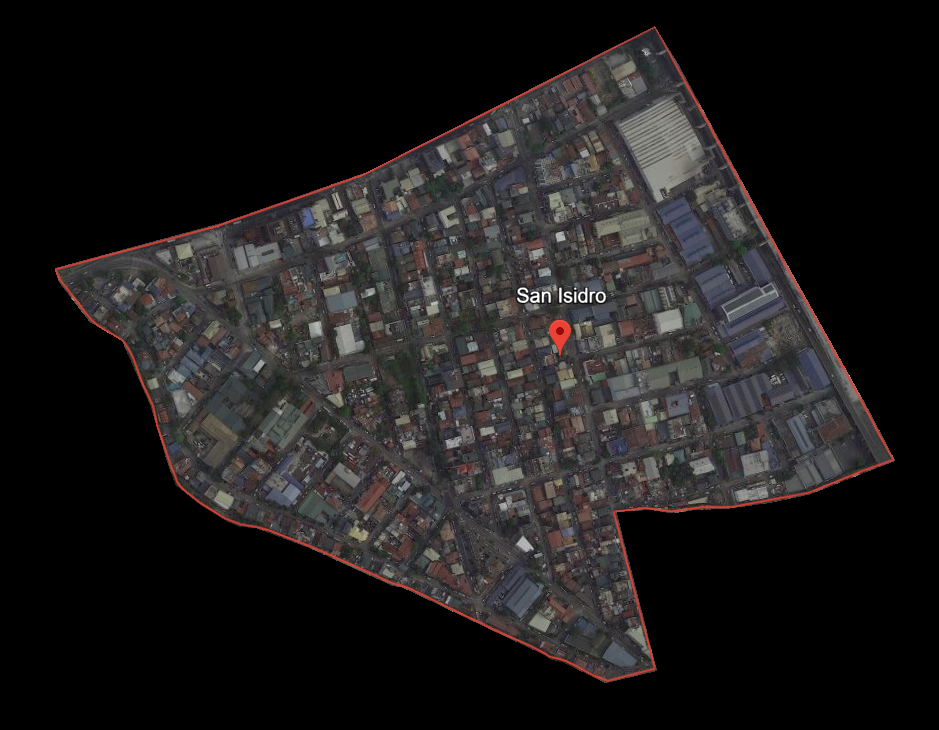
#> input picture data/San Isidro.png, 939 x 730 px
$ jupyter execute imageanalysis.ipynb
#> lines starting #> are read from the running program, lines starting #| are printed output that depends on the picture; after the words box and inside, x2 and y2 are one past the last pixel; in counts of white or black regions, pixels touching at a corner belong together
[cell 1]
import cv2
import numpy as np

[cell 2]
# Load the satellite image
image_path = 'San Isidro.png'
satellite_image = cv2.imread(image_path, cv2.IMREAD_UNCHANGED)
#> satellite_image is the input picture: shape (730, 939, 4); mean B, G, R, A 29.1, 29, 31, 106.9
hsv_image = cv2.cvtColor(satellite_image, cv2.COLOR_BGR2HSV)
#> hsv_image: shape (730, 939, 3); mean H, S, V 32.1, 12.6, 32.1

[cell 3]
lower_green = np.array([35, 50, 50])
upper_green = np.array([90, 255, 255])
green_mask = cv2.inRange(hsv_image, lower_green, upper_green)
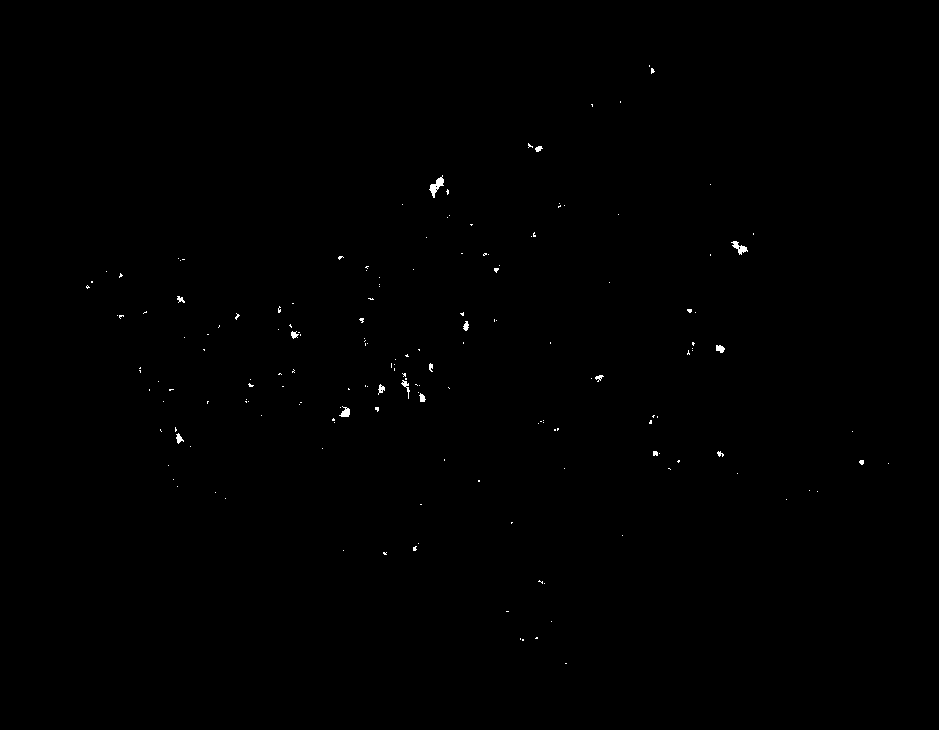
#> green_mask: shape (730, 939); 0.2% white; 171 white regions (154 under 20 px), largest, box (x1, y1, x2, y2) and area: (429, 175, 444, 198) 139, (731, 241, 748, 255) 101, (339, 406, 350, 417) 71

[cell 4]
# Check if the image has an alpha channel
if satellite_image.shape[2] == 4:
    # Extract the alpha channel
    alpha_channel = satellite_image[:, :, 3]
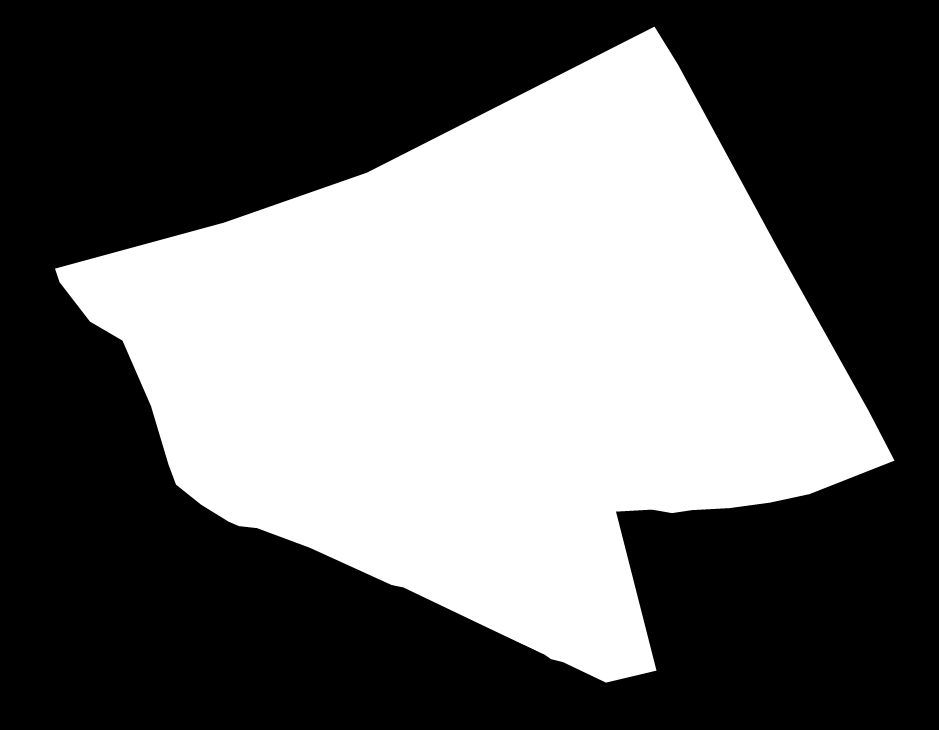
#> alpha_channel: shape (730, 939); min 0, max 255, mean 106.9

    # Count transparent pixels (where alpha value is 0)
    transparent_pixels = np.sum(alpha_channel == 0)
#> transparent_pixels = 396712

    print(f"Number of transparent pixels: {transparent_pixels}")
#| Number of transparent pixels: 396712
else:
    print("The input image does not have an alpha channel.")

[cell 5]
# Calculate the total number of pixels in the image
total_pixels = green_mask.size
#> total_pixels = 685470

# Count the number of green pixels
green_pixels = cv2.countNonZero(green_mask)
#> green_pixels = 1380

# Calculate the percentage of greenery
greenery_percentage = (green_pixels / (total_pixels-transparent_pixels)) * 100
#> greenery_percentage = 0.478

print(f"Percentage of greenery: {greenery_percentage:.2f}%")
#| Percentage of greenery: 0.48%

[cell 6]
# Overlay the greenery mask back onto the original image
result = cv2.bitwise_and(satellite_image, satellite_image, mask=green_mask)

# Display the result
cv2.imshow('Greenery Detection', result)
cv2.waitKey(0)
cv2.destroyAllWindows()

cv2.imwrite(image_path+"_mask.png", result)
#> Out = True

$ run again, with data/Bel Air.png copied over data/San Isidro.png
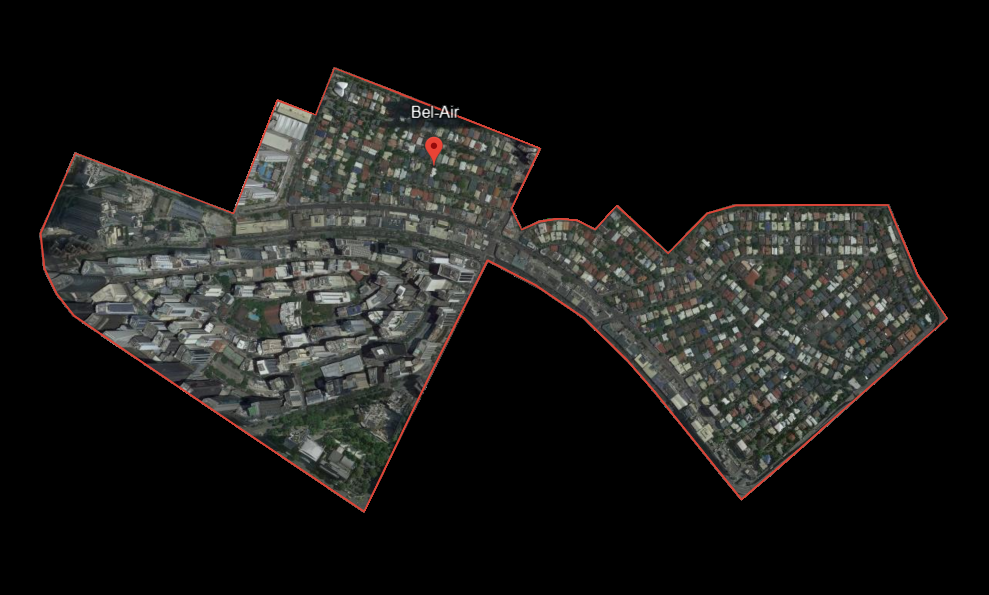
#> input picture data/Bel Air.png, 989 x 595 px
#> satellite_image is the input picture: shape (595, 989, 4); mean B, G, R, A 25.2, 27, 27.1, 83.4
#> hsv_image: shape (595, 989, 3); mean H, S, V 18.9, 11.8, 28.8
#> green_mask: shape (595, 989); 2% white; 1072 white regions (936 under 20 px), largest, box (x1, y1, x2, y2) and area: (280, 405, 393, 466) 1984, (243, 300, 277, 337) 391, (302, 305, 330, 323) 269
#> `alpha_channel = satellite_image[:, :, 3]`:
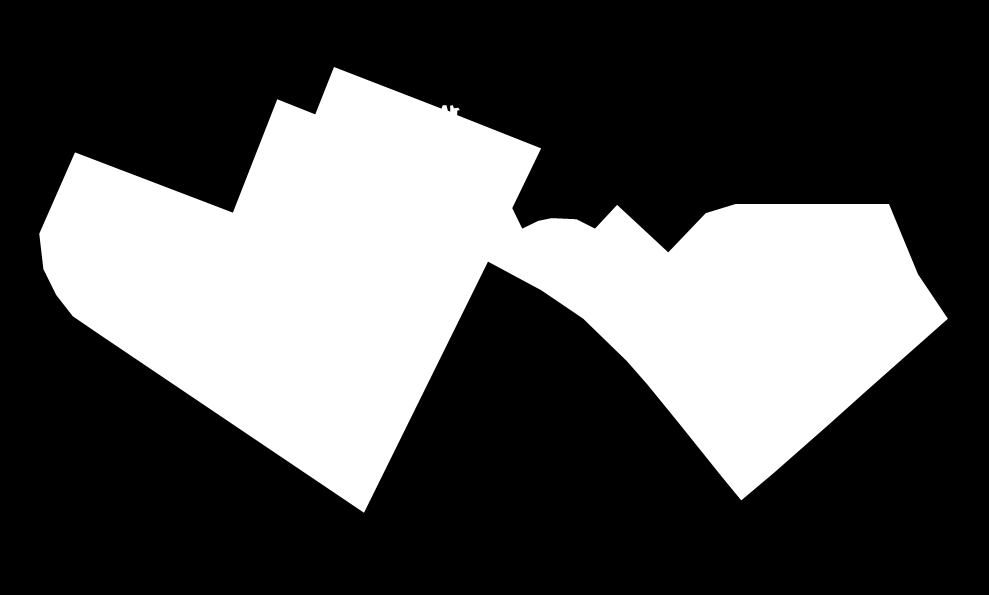
#> alpha_channel: shape (595, 989); min 0, max 255, mean 83.4
#> transparent_pixels = 394489
#| Number of transparent pixels: 394489
#> green_pixels = 11801
#> greenery_percentage = 6.08
#| Percentage of greenery: 6.08%
#> `result = cv2.bitwise_and(satellite_image, satellite_image, mask=green_..`:
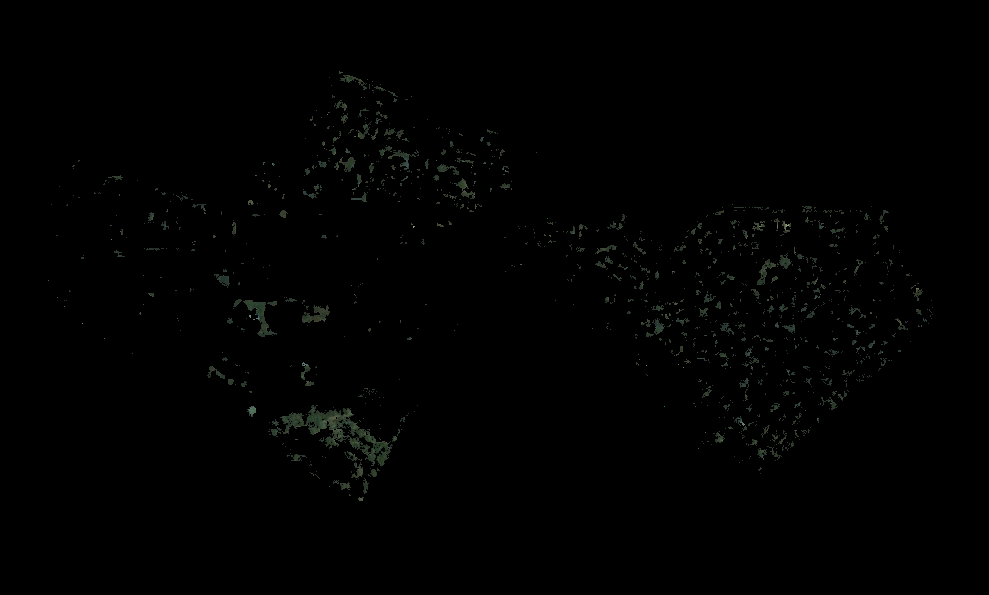
#> result: shape (595, 989, 4); mean B, G, R, A 1, 1.2, 1, 5.1
#> Out = True

$ run again, with data/Forbes Park.png copied over data/San Isidro.png
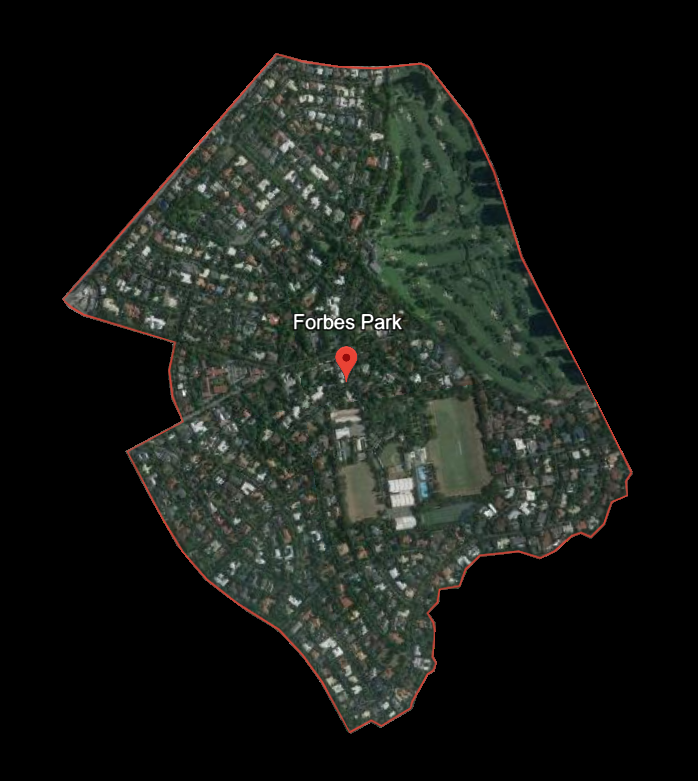
#> input picture data/Forbes Park.png, 698 x 781 px
#> satellite_image is the input picture: shape (781, 698, 4); mean B, G, R, A 24.7, 29.1, 25.5, 101.9
#> hsv_image: shape (781, 698, 3); mean H, S, V 24, 24.2, 30.3
#> `green_mask = cv2.inRange(hsv_image, lower_green, upper_green)`:
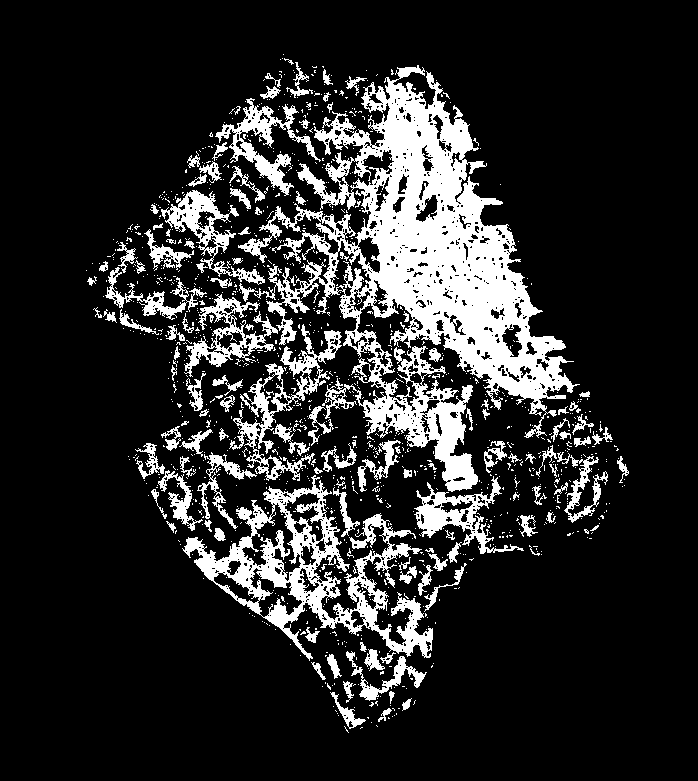
#> green_mask: shape (781, 698); 16.5% white; 1118 white regions (991 under 20 px), largest, box (x1, y1, x2, y2) and area: (238, 65, 580, 492) 45538, (182, 475, 433, 661) 12223, (229, 324, 342, 481) 3504
#> transparent_pixels = 326071
#| Number of transparent pixels: 326071
#> green_pixels = 89887
#> greenery_percentage = 41.03
#| Percentage of greenery: 41.03%
#> `result = cv2.bitwise_and(satellite_image, satellite_image, mask=green_..`:
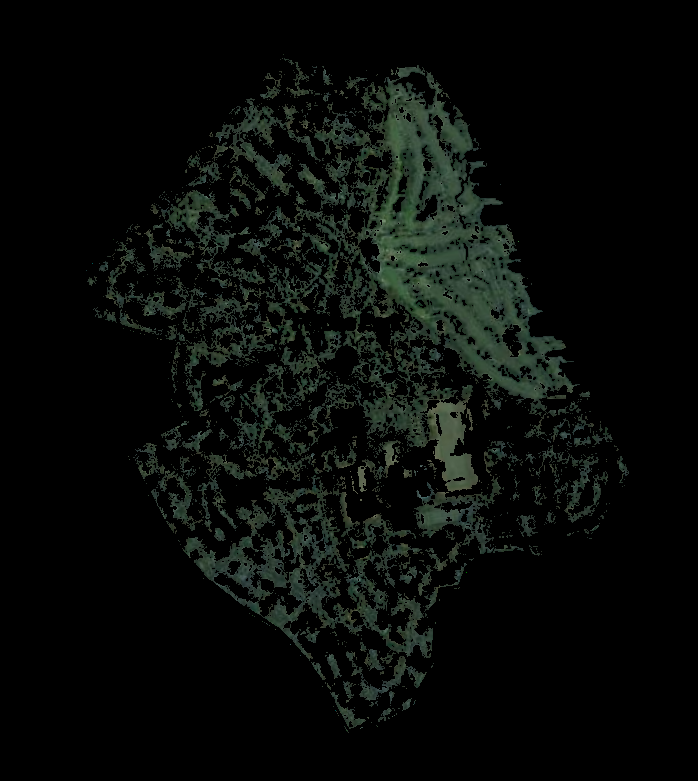
#> result: shape (781, 698, 4); mean B, G, R, A 8.7, 11, 8.2, 42
#> Out = True

$ run again, with data/Urdaneta.png copied over data/San Isidro.png
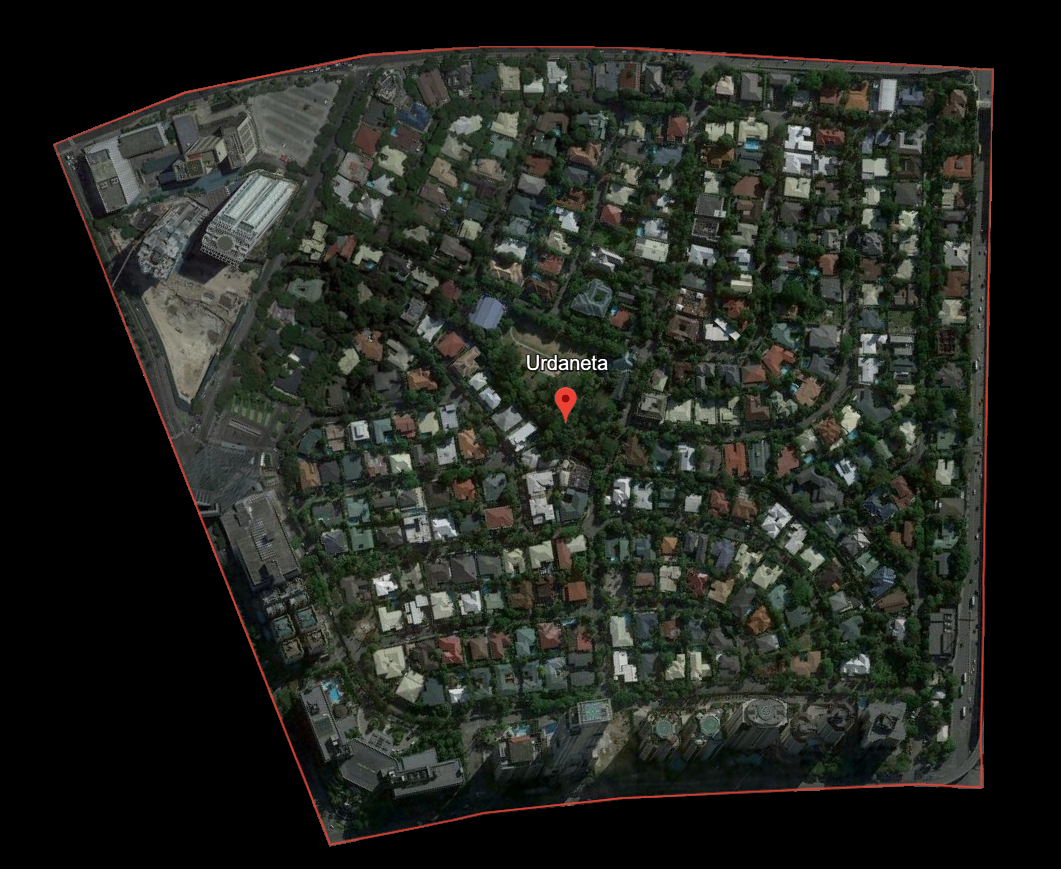
#> input picture data/Urdaneta.png, 1061 x 869 px
#> satellite_image is the input picture: shape (869, 1061, 4); mean B, G, R, A 32.7, 38.4, 35.4, 167
#> hsv_image: shape (869, 1061, 3); mean H, S, V 35.9, 44.4, 40.1
#> green_mask: shape (869, 1061); 8.1% white; 5021 white regions (4342 under 20 px), largest, box (x1, y1, x2, y2) and area: (486, 318, 556, 403) 1224, (749, 582, 817, 669) 1196, (217, 381, 273, 425) 952
#> `alpha_channel = satellite_image[:, :, 3]`:
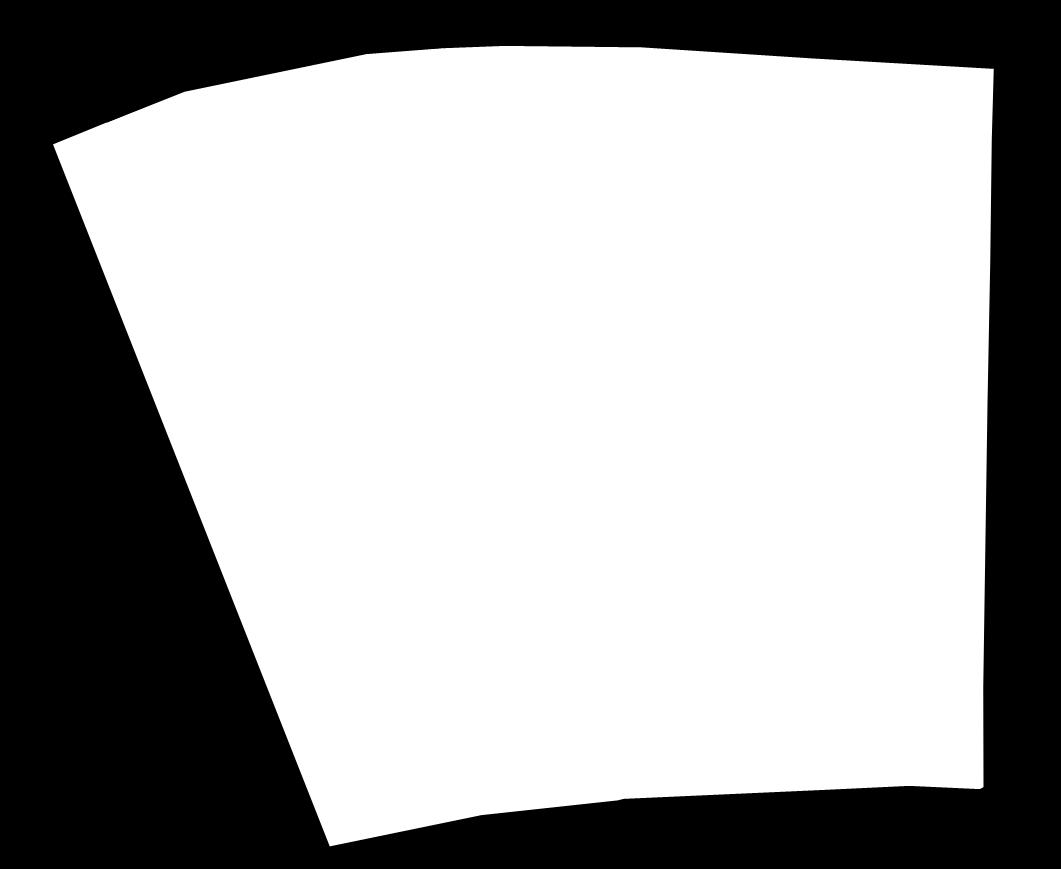
#> alpha_channel: shape (869, 1061); min 0, max 255, mean 167
#> transparent_pixels = 316789
#| Number of transparent pixels: 316789
#> green_pixels = 74981
#> greenery_percentage = 12.39
#| Percentage of greenery: 12.39%
#> `result = cv2.bitwise_and(satellite_image, satellite_image, mask=green_..`:
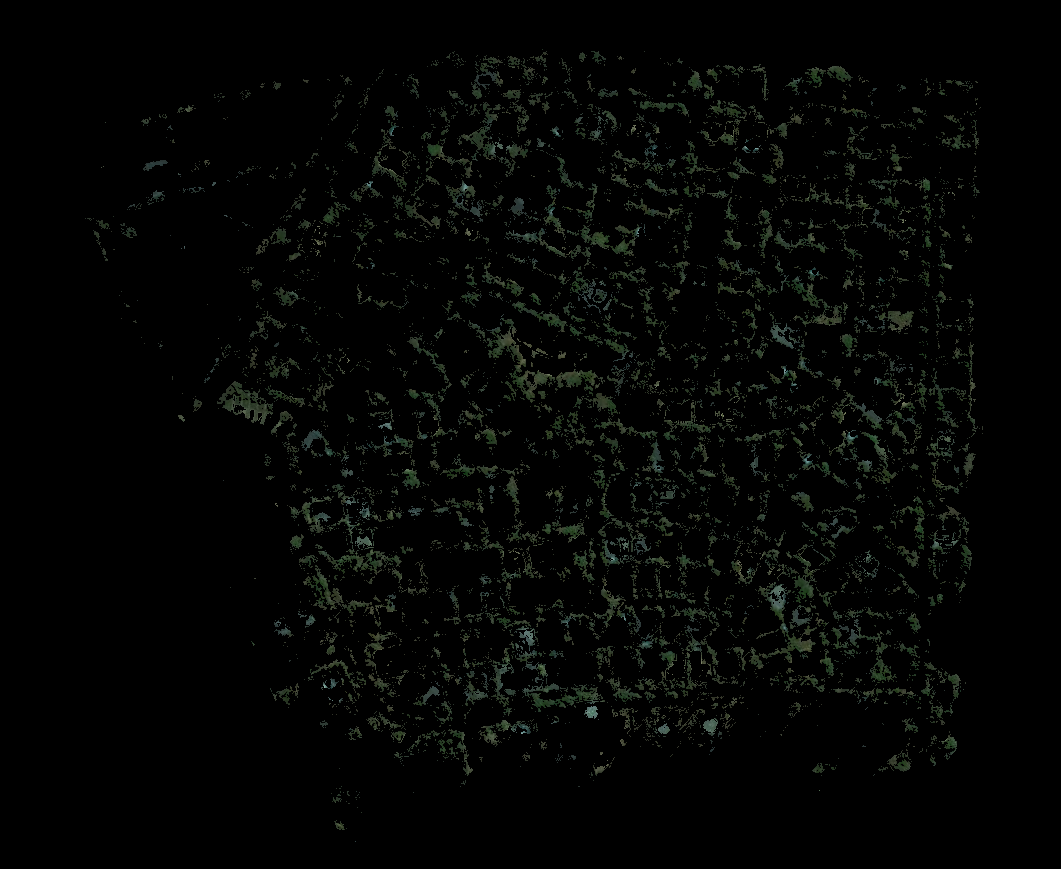
#> result: shape (869, 1061, 4); mean B, G, R, A 3.7, 5, 3.9, 20.7
#> Out = True
